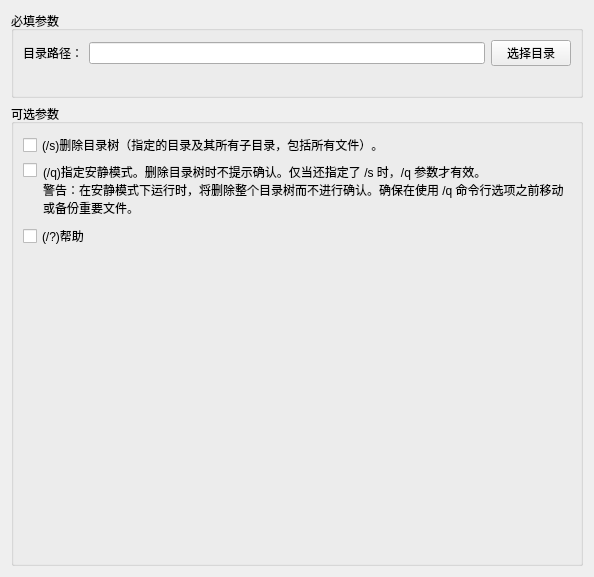
<?xml version="1.0" encoding="UTF-8"?>
<ui version="4.0">
 <class>RmDirCmdEditor</class>
 <widget class="QWidget" name="RmDirCmdEditor">
  <property name="geometry">
   <rect>
    <x>0</x>
    <y>0</y>
    <width>594</width>
    <height>577</height>
   </rect>
  </property>
  <property name="windowTitle">
   <string>Form</string>
  </property>
  <layout class="QVBoxLayout" name="verticalLayout">
   <item>
    <widget class="QGroupBox" name="groupBox">
     <property name="title">
      <string>必填参数</string>
     </property>
     <layout class="QVBoxLayout" name="verticalLayout_2">
      <item>
       <layout class="QGridLayout" name="gridLayout">
        <item row="0" column="0">
         <widget class="QLabel" name="label">
          <property name="text">
           <string>目录路径：</string>
          </property>
         </widget>
        </item>
        <item row="0" column="1">
         <layout class="QHBoxLayout" name="horizontalLayout">
          <item>
           <widget class="QLineEdit" name="lineEdit_arg_dirpath"/>
          </item>
          <item>
           <widget class="QPushButton" name="btn_chooseDirpath">
            <property name="text">
             <string>选择目录</string>
            </property>
           </widget>
          </item>
         </layout>
        </item>
        <item row="1" column="1">
         <widget class="QLabel" name="label_warning">
          <property name="styleSheet">
           <string notr="true">color:red;</string>
          </property>
          <property name="text">
           <string/>
          </property>
         </widget>
        </item>
       </layout>
      </item>
     </layout>
    </widget>
   </item>
   <item>
    <widget class="QGroupBox" name="groupBox_2">
     <property name="title">
      <string>可选参数</string>
     </property>
     <layout class="QVBoxLayout" name="verticalLayout_3" stretch="0,0,0,1">
      <item>
       <layout class="QHBoxLayout" name="horizontalLayout_2">
        <property name="topMargin">
         <number>0</number>
        </property>
        <item>
         <widget class="QCheckBox" name="chbox_option_s">
          <property name="text">
           <string>(/s)删除目录树（指定的目录及其所有子目录，包括所有文件）。</string>
          </property>
         </widget>
        </item>
       </layout>
      </item>
      <item>
       <layout class="QHBoxLayout" name="horizontalLayout_3" stretch="0,1">
        <property name="spacing">
         <number>0</number>
        </property>
        <property name="topMargin">
         <number>0</number>
        </property>
        <item>
         <layout class="QVBoxLayout" name="verticalLayout_4">
          <property name="rightMargin">
           <number>0</number>
          </property>
          <item>
           <widget class="QCheckBox" name="chbox_option_q">
            <property name="text">
             <string/>
            </property>
           </widget>
          </item>
          <item>
           <spacer name="verticalSpacer_2">
            <property name="orientation">
             <enum>Qt::Vertical</enum>
            </property>
            <property name="sizeHint" stdset="0">
             <size>
              <width>20</width>
              <height>40</height>
             </size>
            </property>
           </spacer>
          </item>
         </layout>
        </item>
        <item>
         <widget class="QLabel" name="label_option_q">
          <property name="text">
           <string>(/q)指定安静模式。删除目录树时不提示确认。仅当还指定了 /s 时，/q 参数才有效。
警告：在安静模式下运行时，将删除整个目录树而不进行确认。确保在使用 /q 命令行选项之前移动或备份重要文件。</string>
          </property>
          <property name="alignment">
           <set>Qt::AlignLeading|Qt::AlignLeft|Qt::AlignTop</set>
          </property>
          <property name="wordWrap">
           <bool>true</bool>
          </property>
         </widget>
        </item>
       </layout>
      </item>
      <item>
       <layout class="QGridLayout" name="gridLayout_2">
        <item row="0" column="0">
         <widget class="QCheckBox" name="chBox_option_help">
          <property name="text">
           <string>(/?)帮助</string>
          </property>
         </widget>
        </item>
       </layout>
      </item>
      <item>
       <spacer name="verticalSpacer">
        <property name="orientation">
         <enum>Qt::Vertical</enum>
        </property>
        <property name="sizeHint" stdset="0">
         <size>
          <width>20</width>
          <height>40</height>
         </size>
        </property>
       </spacer>
      </item>
     </layout>
    </widget>
   </item>
  </layout>
 </widget>
 <resources/>
 <connections/>
</ui>
